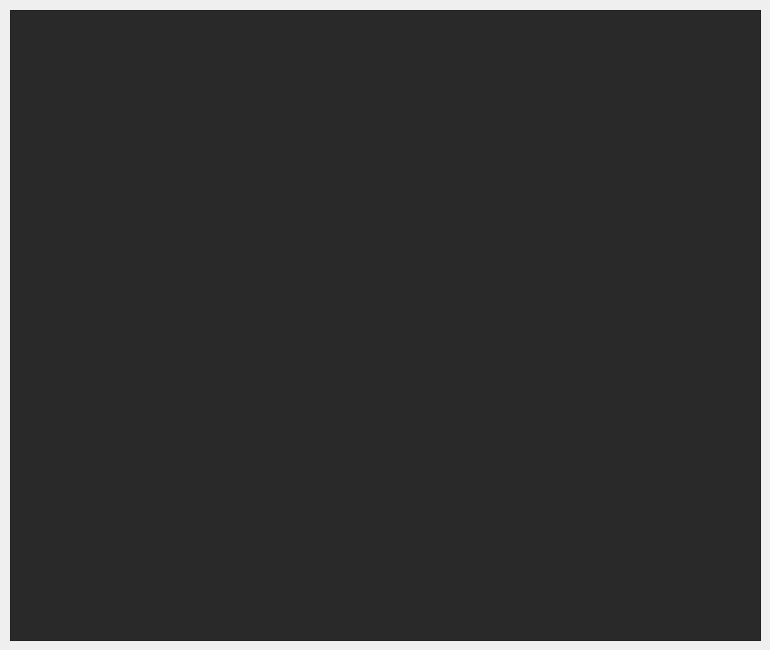
<?xml version="1.0" encoding="UTF-8"?>
<ui version="4.0">
 <class>ClassificationNo</class>
 <widget class="QMainWindow" name="ClassificationNo">
  <property name="geometry">
   <rect>
    <x>0</x>
    <y>0</y>
    <width>770</width>
    <height>650</height>
   </rect>
  </property>
  <property name="windowTitle">
   <string>MainWindow</string>
  </property>
  <widget class="QWidget" name="centralwidget">
   <widget class="QTableView" name="classificationNoTable">
    <property name="geometry">
     <rect>
      <x>10</x>
      <y>10</y>
      <width>751</width>
      <height>631</height>
     </rect>
    </property>
    <property name="styleSheet">
     <string notr="true">QTableView{
	background: #292929;
	gridline-color: &quot;white&quot;;
	color: &quot;white&quot;;
}

QTableView::item:hover{
	background-color: #2F2F2F
}

QTableView::item:selected{
	background-color: #232323;
}


QHeaderView{
	background: #292929;
	gridline-color: &quot;white&quot;;
	color: &quot;white&quot;
}</string>
    </property>
    <attribute name="horizontalHeaderDefaultSectionSize">
     <number>250</number>
    </attribute>
   </widget>
  </widget>
 </widget>
 <resources/>
 <connections/>
</ui>
